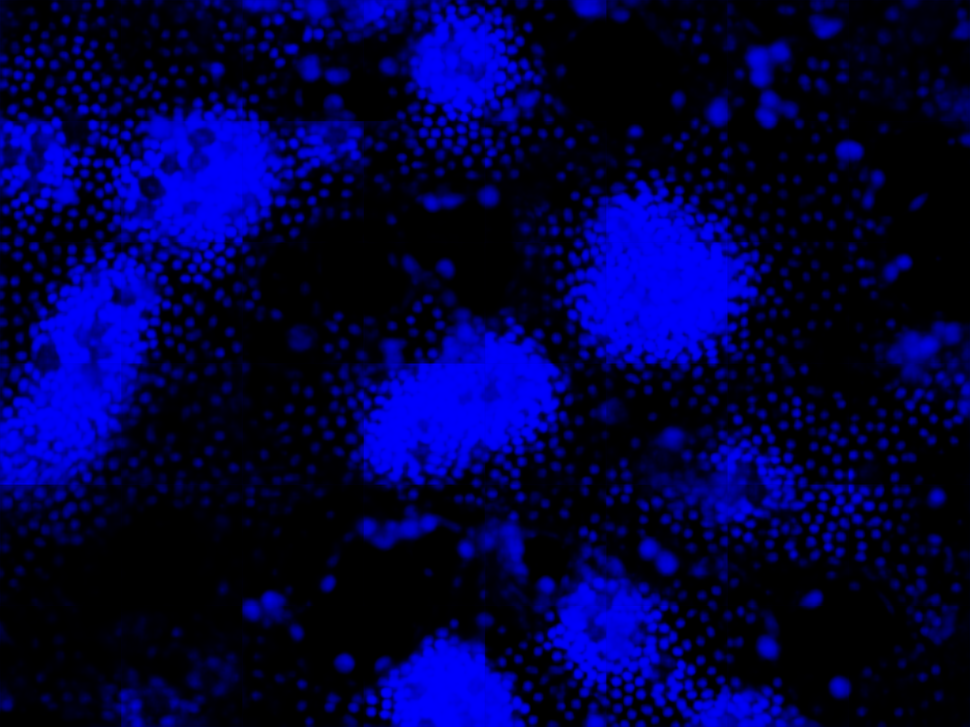
#> input picture image/pre.png, 970 x 727 px, shrunk from 2048 x 1536 before the run
$ python evaluation_metrics.py   (older library calls are emulated)
#> lines starting #> are read from the running program, lines starting #| are printed output that depends on the picture; long printed decimals are rounded
import os
import cv2
from skimage.measure import compare_ssim as ssim
from sklearn.metrics import mean_squared_error


def calculate_metrics(pre,tre):
    ssim_score=ssim(pre[tre>90], tre[tre>90])  # for calculate only the pixels with the background area removed
    mean_error_score=mean_squared_error(pre[tre>90]/255.0, tre[tre>90]/255.0)  # for calculate only the pixels with the background area removed
    dice_score= (2 * ((pre/255.0) * (tre/255.0)).sum() + 0.001) / ((pre/255.0).sum() + (tre/255.0).sum())
    return ssim_score,mean_error_score,dice_score


pre_image=cv2.imread('./image/pre.png')[:,:,0]
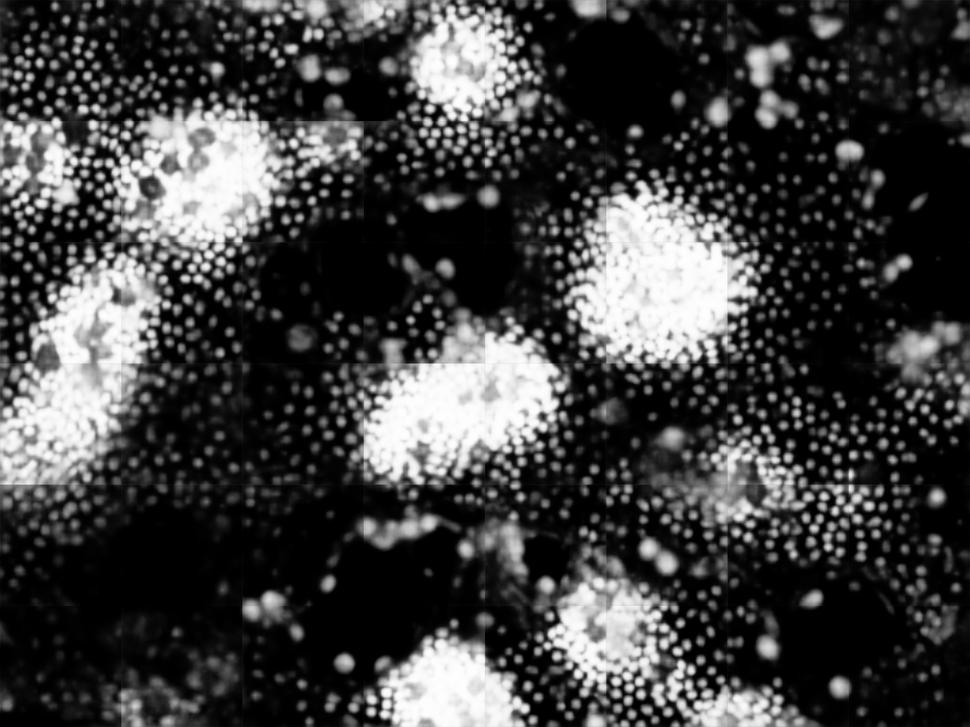
#> pre_image: shape (727, 970); min 0, max 254, mean 65.4
gt_image=cv2.imread('./image/tre.tiff')[:,:, 0]
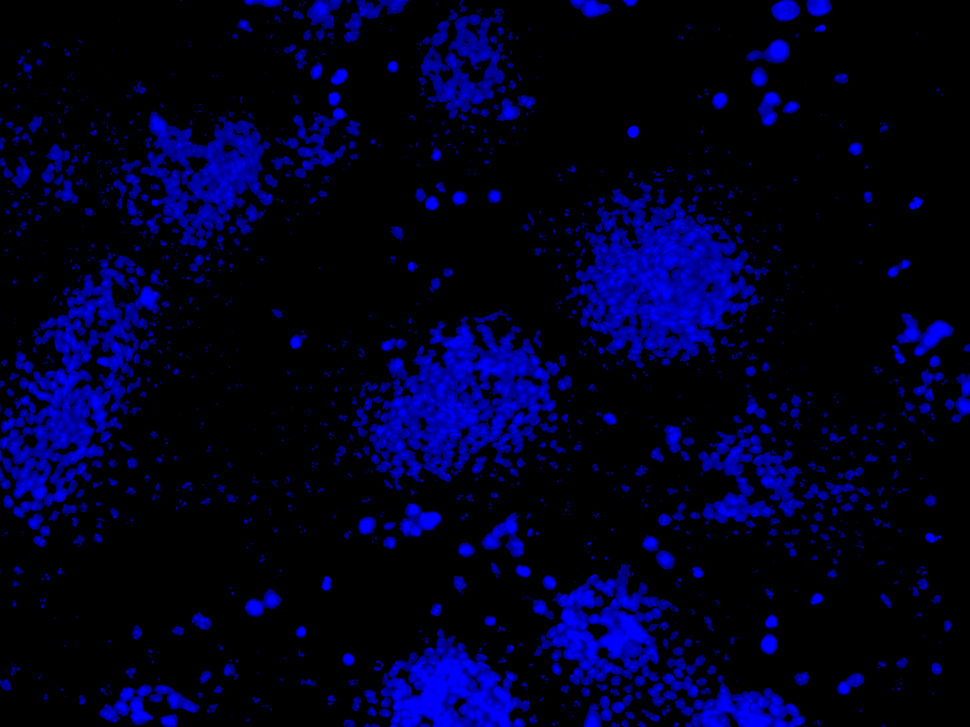
#> input picture image/tre.tiff, 970 x 727 px, shrunk from 2048 x 1536 before the run
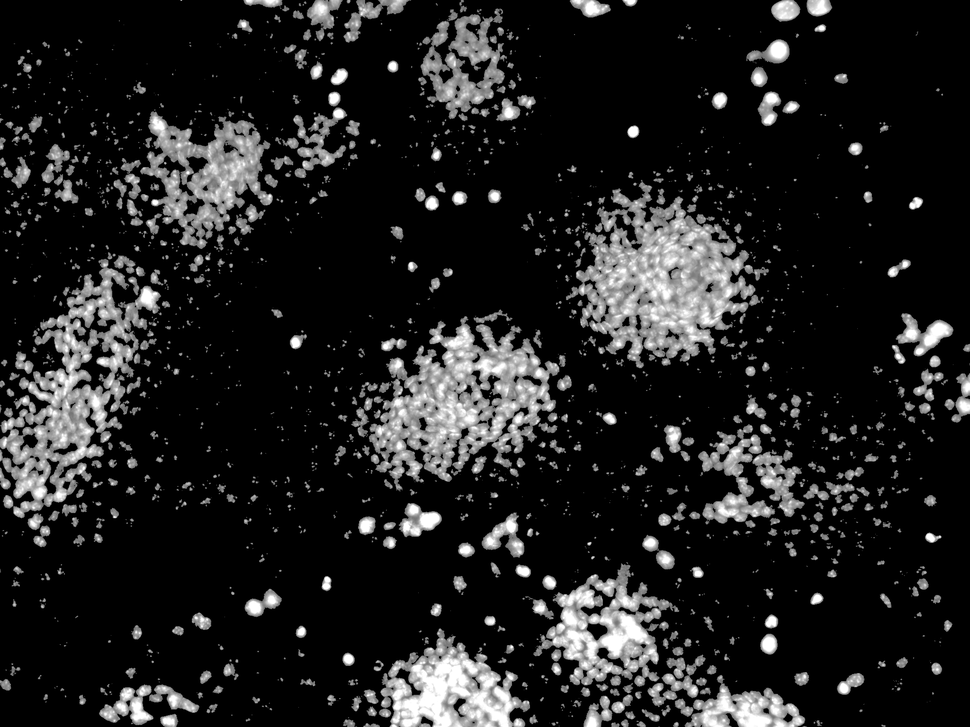
#> gt_image: shape (727, 970); min 0, max 255, mean 33.1

ssim_score,mean_error_score,dice_score=calculate_metrics(pre_image,gt_image)
#> in calculate_metrics, `ssim_score=ssim(pre[tre>90], tre[tre>90])`: ssim_score = 0.269
#> in calculate_metrics, `mean_error_score=mean_squared_error(pre[tre>90]/255.0, tre[tre>90]/255..`: mean_error_score = 0.0862
#> in calculate_metrics, `dice_score= (2 * ((pre/255.0) * (tre/255.0)).sum() + 0.001) / ((pre/25..`: dice_score = 0.495
#> ssim_score = 0.269; mean_error_score = 0.0862; dice_score = 0.495
print('ssim_score:',ssim_score)
#| ssim_score: 0.2687
print('mean_error_score:',mean_error_score)
#| mean_error_score: 0.08623
print('dice_score:',dice_score)
#| dice_score: 0.4948
